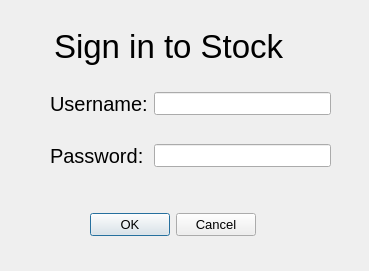
<?xml version="1.0" encoding="UTF-8"?>
<ui version="4.0">
 <class>LoginDialog</class>
 <widget class="QDialog" name="LoginDialog">
  <property name="geometry">
   <rect>
    <x>0</x>
    <y>0</y>
    <width>369</width>
    <height>271</height>
   </rect>
  </property>
  <property name="font">
   <font>
    <pointsize>10</pointsize>
   </font>
  </property>
  <property name="windowTitle">
   <string>Login</string>
  </property>
  <property name="layoutDirection">
   <enum>Qt::LeftToRight</enum>
  </property>
  <widget class="QDialogButtonBox" name="m_btnBox">
   <property name="geometry">
    <rect>
     <x>90</x>
     <y>210</y>
     <width>166</width>
     <height>29</height>
    </rect>
   </property>
   <property name="orientation">
    <enum>Qt::Horizontal</enum>
   </property>
   <property name="standardButtons">
    <set>QDialogButtonBox::Cancel|QDialogButtonBox::Ok</set>
   </property>
  </widget>
  <widget class="QLabel" name="label_3">
   <property name="geometry">
    <rect>
     <x>54</x>
     <y>21</y>
     <width>237</width>
     <height>50</height>
    </rect>
   </property>
   <property name="font">
    <font>
     <pointsize>25</pointsize>
    </font>
   </property>
   <property name="text">
    <string>Sign in to Stock</string>
   </property>
  </widget>
  <widget class="QWidget" name="">
   <property name="geometry">
    <rect>
     <x>50</x>
     <y>70</y>
     <width>281</width>
     <height>121</height>
    </rect>
   </property>
   <layout class="QGridLayout" name="gridLayout">
    <item row="1" column="0">
     <widget class="QLabel" name="label_2">
      <property name="font">
       <font>
        <pointsize>15</pointsize>
        <weight>50</weight>
        <bold>false</bold>
       </font>
      </property>
      <property name="text">
       <string>Password:</string>
      </property>
     </widget>
    </item>
    <item row="0" column="0">
     <widget class="QLabel" name="label">
      <property name="font">
       <font>
        <pointsize>15</pointsize>
        <weight>50</weight>
        <bold>false</bold>
       </font>
      </property>
      <property name="text">
       <string>Username:</string>
      </property>
     </widget>
    </item>
    <item row="0" column="1">
     <widget class="QLineEdit" name="m_UserName"/>
    </item>
    <item row="1" column="1">
     <widget class="QLineEdit" name="m_Password">
      <property name="echoMode">
       <enum>QLineEdit::Password</enum>
      </property>
     </widget>
    </item>
   </layout>
  </widget>
 </widget>
 <resources/>
 <connections>
  <connection>
   <sender>m_btnBox</sender>
   <signal>accepted()</signal>
   <receiver>LoginDialog</receiver>
   <slot>accept()</slot>
   <hints>
    <hint type="sourcelabel">
     <x>248</x>
     <y>254</y>
    </hint>
    <hint type="destinationlabel">
     <x>157</x>
     <y>274</y>
    </hint>
   </hints>
  </connection>
  <connection>
   <sender>m_btnBox</sender>
   <signal>rejected()</signal>
   <receiver>LoginDialog</receiver>
   <slot>reject()</slot>
   <hints>
    <hint type="sourcelabel">
     <x>316</x>
     <y>260</y>
    </hint>
    <hint type="destinationlabel">
     <x>286</x>
     <y>274</y>
    </hint>
   </hints>
  </connection>
 </connections>
</ui>
